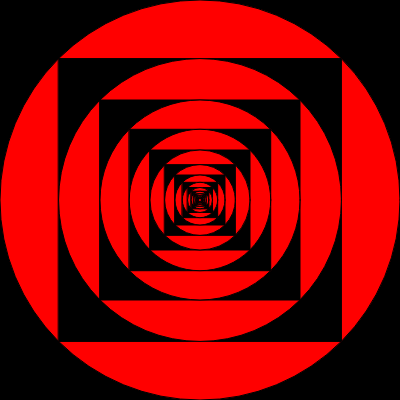
Frame 1 (no input)
Frame 2 (the mouse pressed at the canvas centre, redrawn once): identical to frame 1, image omitted

The p5.js sketch that drew this single still picture (run headless with seeded random() and noise() and a simulated clock; the mouse was pressed at the canvas centre and the sketch redrawn once):

// p5.js sketch
// ── sketch.js
function setup() {
  createCanvas(400, 400);
  noLoop();
}
function draw() {
  var a = 200;
  var b = 0;
  var x = 200;
  background(0);

  while (b < 15) {  
  print('a');
  fill(0);
  square(200 - x,200 - x,2*a);
  fill(255,0,0);
  circle(200,200,2*a);
  x = (a * sqrt(2)/2);
  a = a*sqrt(2)/2; 
  b++;
  }
}
